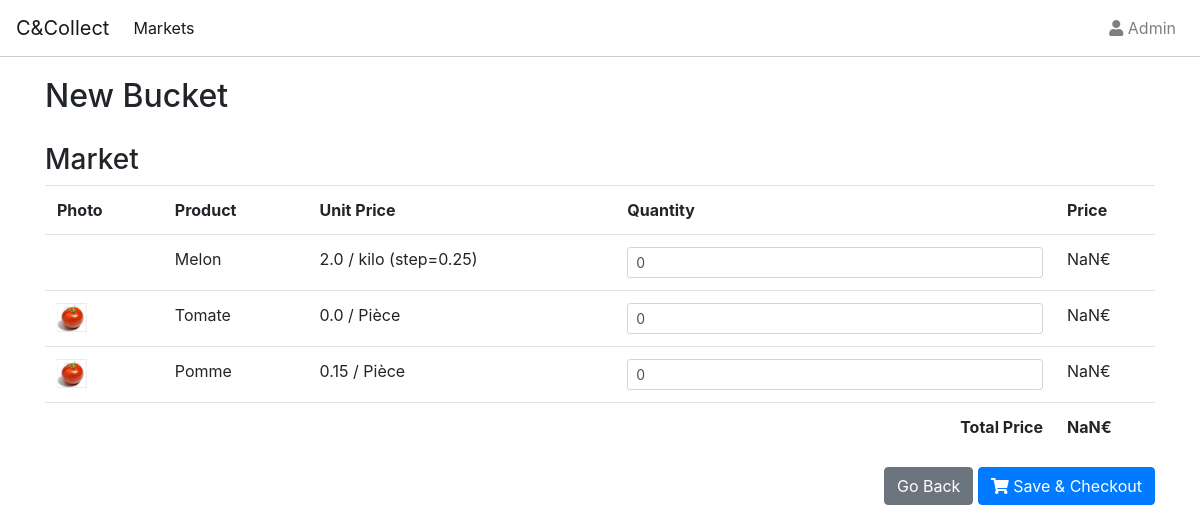
The app's page /2/item/ with its own data.
### stock/models.py (models this page shows, shortened)
class Product(models.Model):
    name = models.CharField(max_length=200)
    image = models.ImageField(upload_to="images/", null=True, blank=True)
    quantity = models.IntegerField(default=0)
    price = models.FloatField(default=0)
    unit = models.IntegerField(choices=TYPE_CHOICES, default=1)

### bucket/views.py (the view, shortened to what this page needs)
# urls.py: path('<int:market_pk>/item/', BucketItemFormView.as_view(),name="item_create"),
class BucketItemFormView(FormView):
    template_name = "bucket/bucketitem_form.html"
    form_class = formset_factory(BucketItemForm,extra=0)
    success_url = "/checkout/"
    def get_initial(self):
        market_pk = self.kwargs.get('market_pk')
        cart = Cart(self.request.session)
        market_cart = cart.get_market(market_pk)
        initial = market_cart["products"]
        return initial

### bucket/cart.py (called while the page is built)
    def get_market(self,market_pk):
        if self.cart.get(str(market_pk)) is None:
            market = Market.objects.get(pk=market_pk)
            products = []
            for item in Item.objects.filter(market=market):
                products.append({'product_pk':item.product.pk,'quantity':0})
            data = {"name": market.name,"products":products,"total_price": 0}
        else:
            data = self.cart[str(market_pk)]
        return data

### templates/bucket/bucketitem_form.html (shortened to what this page needs)
{% extends 'base.html' %}
{% load crispy_forms_tags %}
{% block content %}
<h2>New Bucket</h2>
<h3>Market {{market}}</h3>
<form method="post">
    <table class="table">
        <tr>
            <th>Photo</th>
            <th>Product</th>
            <th>Unit Price</th>
            <th>Quantity</th>
            <th class="col_price">Price</th>
        </tr>
        {% for form_item in form %}
        <tr class="product_row">
            <td>{% if form_item.instance.image%}<img src="{{form_item.instance.image.url}}" class="image_thumb"/>{% endif %}</td>
            <td>{{form_item.instance.name}}</td>
            <td class="price">{{form_item.instance.price }} / {{form_item.instance.get_unit_display }}</td>
            <td >{{form_item.product_pk}} {{ form_item.quantity }} </td>
            <td class="total_price euro_price">0</td>
        </tr>
        {% endfor %}
        <tr>
            <th colspan="4" class='text-right'>Total Price</th>
            <th id="total" class="euro_price">0</th>
        </tr>
    </table>
    <div class="float-right">
        <a href="{% url 'market_list' %}" class="btn btn-secondary">Go Back</a>
        <button type="submit" class="btn btn-primary"><i class="fas fa-shopping-cart"></i> Save & Checkout</button>
    </div>
</form>
{% endblock %}

### templates/base.html (shortened to what this page needs)
{% load static %}
<!doctype html>
<html lang="en">
  <head>
    <link rel="stylesheet" href="https://cdn.jsdelivr.net/npm/bootstrap@4.5.3/dist/css/bootstrap.min.css">
    <link rel="stylesheet" href="https://cdnjs.cloudflare.com/ajax/libs/font-awesome/5.15.1/css/all.min.css" >
    <link rel="stylesheet"  href="{%static 'css/style.css' %}">
  </head>
  <body>
    <nav class="navbar navbar-expand-lg navbar-light navbar-perso">
      <a class="navbar-brand" href="#">C&Collect</a>
      <div class="collapse navbar-collapse" id="navbarNav">
        <ul class="navbar-nav  mr-auto">
          <li class="nav-item active">
            <a class="nav-link" href="{%url 'market_list' %}">Markets<span class="sr-only">(current)</span></a>
          </li>
        </ul>
        <ul class="navbar-nav">
            <a class="nav-link" href="{% url 'admin:index' %}"><i class="fas fa-user"></i> Admin</a>
        </ul>
      </div>
    </nav>
    <div class="container container-perso">
         {% block content %}{% endblock %}
    </div>
  </body>
</html>

### static/css/style.css (style rules this page uses)
.container-perso { padding-top: 20px; }
.navbar-perso { background-color: white; border-bottom: 1px solid #cccccc; }
h2 { padding-bottom: 20px; }
.image_thumb { width: 30px; }
.col_price { width: 100px; }
.euro_price::after { content: "\20AC "; }

### records on screen
Product: instance.name "Melon", instance.price "2.0", instance.unit "kilo (step=0.25)"
Product: instance.image (picture), instance.name "Tomate", instance.price "0.0", instance.unit "Pièce"
Product: instance.image (picture), instance.name "Pomme", instance.price "0.15", instance.unit "Pièce"
